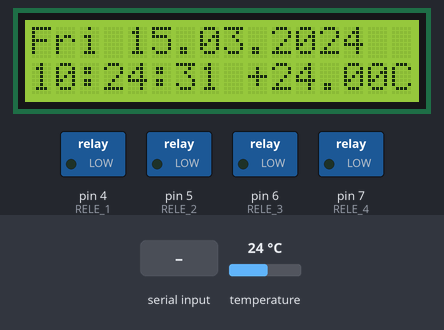
This sketch was run on a simulated Arduino Uno, built with avr-gcc and run on an emulated ATmega328P. Parts: 16×2 character LCD, switched loads named in the sketch (green lamp = pin HIGH). The test bench sets the inputs (shaded band); at power-on: temperature 24 °C. The local clock reads 2024-03-15 10:24:30 at power-on unless the sketch sets it; what the sketch prints to the serial monitor is not drawn.

Above: at 1.2 s.
1.3 s: "a" received over Serial
At 2.9 s:
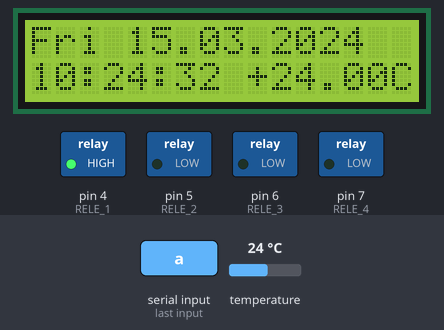
4.3 s: "b" received over Serial
At 5.8 s:
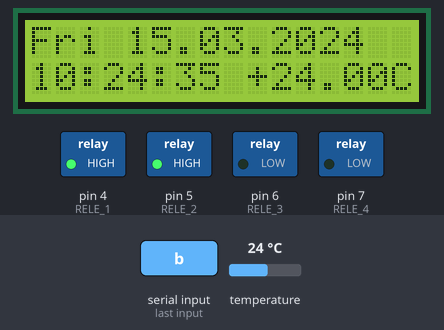
7.3 s: "c" received over Serial
At 8.5 s:
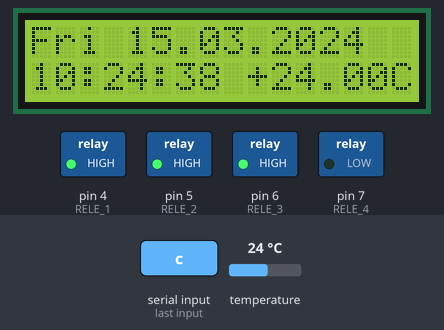
10.3 s: "d" received over Serial
At 12.8 s:
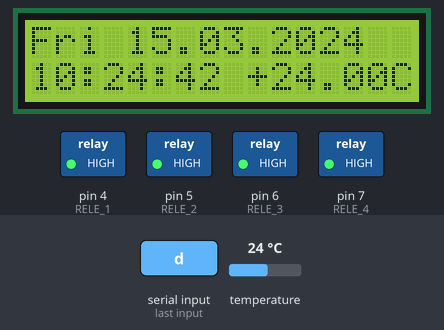
13.3 s: byte 103 (103) received over Serial
At 15.8 s:
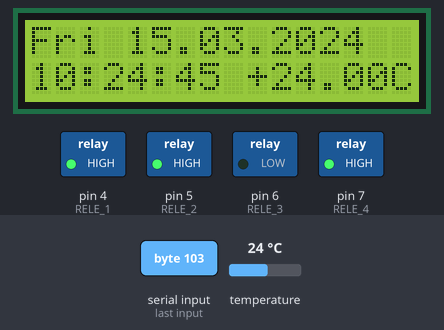
16.3 s: "e" received over Serial
At 17.9 s:
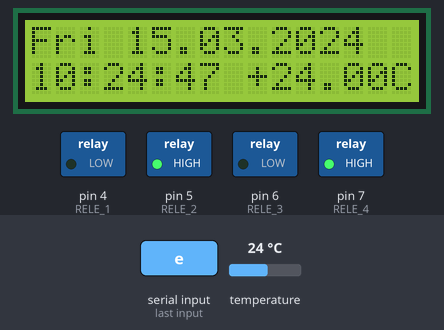
Timing chart, 0 to 19.4 s (numbered marks = the images above; inputs shaded):
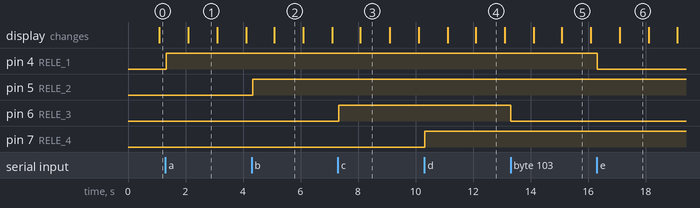

Measured:
- after the input at 1.3 s, pin 4 (RELE_1): LOW → HIGH at once
- after the input at 4.3 s, pin 5 (RELE_2): LOW → HIGH at once
- after the input at 7.3 s, pin 6 (RELE_3): LOW → HIGH at once
- after the input at 10.3 s, pin 7 (RELE_4): LOW → HIGH at once
- after the input at 13.3 s, pin 6 (RELE_3): HIGH → LOW at once
- after the input at 16.3 s, pin 4 (RELE_1): HIGH → LOW at once
- what the display in image 1 shows lasts 1.0 s, from 2.1 s to 3.1 s

The sketch:

AndroidToArduinoBluetoothLed.ino
```cpp
#include <DS3232RTC.h>
#include <LiquidCrystal_PCF8574.h>
#include <Wire.h>

LiquidCrystal_PCF8574 lcd(0x3F); // set the LCD address to 0x3F for a 16 chars and 2 line display
DS3232RTC myRTC;

const int RELE_1 = 4;
const int RELE_2 = 5;
const int RELE_3 = 6;
const int RELE_4 = 7;

int RELE_STATUS[] = {101, 102, 103, 104};

void setup() {

  Serial.begin(9600);

  lcd.begin(16, 2);
  lcd.setBacklight(255);
  lcd.home();
  lcd.clear();

  myRTC.begin();

  setSyncProvider(myRTC.get);   // the function to get the time from the RTC
  if(timeStatus() != timeSet) {
     Serial.println("Unable to sync with the RTC");
  } else {
     Serial.println("RTC has set the system time");
  }

  pinMode(RELE_1, OUTPUT);
  pinMode(RELE_2, OUTPUT);
  pinMode(RELE_3, OUTPUT);
  pinMode(RELE_4, OUTPUT);

  digitalWrite(RELE_1, LOW);
  digitalWrite(RELE_2, LOW);
  digitalWrite(RELE_3, LOW);
  digitalWrite(RELE_4, LOW);


}

void loop()
{
  turnRelsOnOff();
  digitalClockDisplay();
}

int weekday(int year, int month, int day)
/* Calculate day of week in proleptic Gregorian calendar. Sunday == 0. */
{
  int adjustment, mm, yy;

  if (year<2000)
     year+=2000;

  adjustment = (14 - month) / 12;
  mm = month + 12 * adjustment - 2;
  yy = year - adjustment;

  return (day + (13 * mm - 1) / 5 + yy + yy / 4 - yy / 100 + yy / 400) % 7;
}

void printStatus()
{
  for(int i=0; i<4; i++)
  {
    Serial.print((char) RELE_STATUS[i]);
  }
}

void turnRelsOnOff()
{
  byte codeWord = 0;

  if (Serial.available() > 0) {

    codeWord = Serial.read();

    // RELE 1, 'a' = ON
    if(codeWord == 97) {
      digitalWrite(RELE_1, HIGH);
      RELE_STATUS[0] = 97;
      printStatus();
    }

    // RELE 2, 'b' = ON
    else if(codeWord == 98) {
      digitalWrite(RELE_2, HIGH);
      RELE_STATUS[1] = 98;
      printStatus();
    }

    // RELE 3, 'c' = ON
    else if(codeWord == 99) {
      digitalWrite(RELE_3, HIGH);
      RELE_STATUS[2] = 99;
      printStatus();
    }

    // RELE 4, 'd' = ON
    else if(codeWord == 100) {
      digitalWrite(RELE_4, HIGH);
      RELE_STATUS[3] = 100;
      printStatus();
    }

    // RELE 1, 'e' = OFF
    else if (codeWord == 101) {
      digitalWrite(RELE_1, LOW);
      RELE_STATUS[0] = 101;
      printStatus();
    }

    // RELE 2, 'f' = OFF
    else if (codeWord == 102) {
      digitalWrite(RELE_2, LOW);
      RELE_STATUS[1] = 102;
      printStatus();
    }

    // RELE 3, 'g' = OFF
    else if (codeWord == 103) {
      digitalWrite(RELE_3, LOW);
      RELE_STATUS[2] = 103;
      printStatus();
    }

    // RELE 4, 'h' = OFF
    else if (codeWord == 104) {
      digitalWrite(RELE_4, LOW);
      RELE_STATUS[3] = 104;
      printStatus();
    }

    else if (codeWord == 122) {
      printStatus();
    }
  }
}

void digitalClockDisplay()
{
    String nameOfTheDay = "";
    float temperatureInCelsius = 0;
    int numberOfTheDay = weekday();

    switch(numberOfTheDay)
    {
      case 2:
        nameOfTheDay = "Mon";
        break;
      case 3:
        nameOfTheDay = "Tue";
        break;
      case 4:
        nameOfTheDay = "Wed";
        break;
      case 5:
        nameOfTheDay = "Thu";
        break;
      case 6:
        nameOfTheDay = "Fri";
        break;
      case 7:
        nameOfTheDay = "Sat";
        break;
      case 1:
        nameOfTheDay = "Sun";
        break;
      default:
        nameOfTheDay = "   ";
        break;
    }

    lcd.setCursor(0, 0);

    lcd.print(nameOfTheDay);
    lcd.print(" ");

    printDigitsLCD(day());
    lcd.print('.');
    printDigitsLCD(month());
    lcd.print('.');
    lcd.print(year());

    lcd.setCursor(0, 1);

    printDigitsLCD(hour());
    lcd.print(':');
    printDigitsLCD(minute());
    lcd.print(':');
    printDigitsLCD(second());
    lcd.print(" ");

    temperatureInCelsius = myRTC.temperature() / 4.0;

    if(temperatureInCelsius >= 0.0)
    {
      lcd.print("+");
    }

    lcd.print(temperatureInCelsius);

    if(temperatureInCelsius > -10.0 && temperatureInCelsius < 10.0)
    {
      lcd.print("C ");
    }
    else
      {
        lcd.print("C");
      }
}

void printDigitsLCD(int digits)
{
    // utility function for digital clock display: prints preceding colon and leading 0

    if(digits < 10)
    lcd.print('0');
    lcd.print(digits);
}
```
